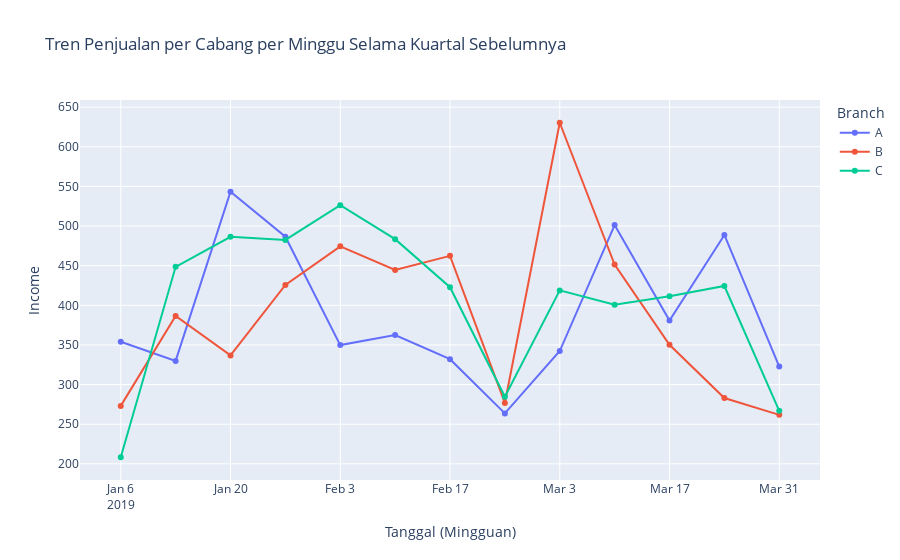

The cell this chart's notebook holds for it:
### Code cell
# Mengelompokkan data penjualan per cabang dan per minggu berdasarkan gross income
sales_trend_per_branch_weekly = data.groupby([pd.Grouper(key='Date', freq='W'), 'Branch'])['gross income'].sum().reset_index()

# Membuat line chart untuk menampilkan tren penjualan per cabang dari waktu ke waktu (mingguan)
fig = px.line(sales_trend_per_branch_weekly, 
              x='Date', 
              y='gross income', 
              color='Branch',  # Garis berdasarkan cabang
              title='Tren Penjualan per Cabang per Minggu Selama Kuartal Sebelumnya',
              labels={'gross income': 'Income', 'Date': 'Tanggal (Mingguan)'},
              markers=True)

# Menampilkan line chart
fig.show()

### Figure 1 — Plotly figure (JSON) as saved in the notebook; plotly's stock layout.template omitted (floating-point values rounded to 4 significant figures)
{"data": [{"hovertemplate": "Branch=A<br>Tanggal (Mingguan)=%{x}<br>Income=%{y}<extra></extra>", "legendgroup": "A", "line": {"color": "#636efa", "dash": "solid"}, "marker": {"symbol": "circle"}, "mode": "lines+markers", "name": "A", "orientation": "v", "showlegend": true, "type": "scatter", "x": ["2019-01-06T00:00:00", "2019-01-13T00:00:00", "2019-01-20T00:00:00", "2019-01-27T00:00:00", "2019-02-03T00:00:00", "2019-02-10T00:00:00", "2019-02-17T00:00:00", "2019-02-24T00:00:00", "2019-03-03T00:00:00", "2019-03-10T00:00:00", "2019-03-17T00:00:00", "2019-03-24T00:00:00", "2019-03-31T00:00:00"], "xaxis": "x", "y": [354.0, 329.8, 543.2, 486.6, 349.8, 362.5, 332.0, 263.7, 342.3, 501.1, 380.7, 488.8, 322.7], "yaxis": "y"}, {"hovertemplate": "Branch=B<br>Tanggal (Mingguan)=%{x}<br>Income=%{y}<extra></extra>", "legendgroup": "B", "line": {"color": "#EF553B", "dash": "solid"}, "marker": {"symbol": "circle"}, "mode": "lines+markers", "name": "B", "orientation": "v", "showlegend": true, "type": "scatter", "x": ["2019-01-06T00:00:00", "2019-01-13T00:00:00", "2019-01-20T00:00:00", "2019-01-27T00:00:00", "2019-02-03T00:00:00", "2019-02-10T00:00:00", "2019-02-17T00:00:00", "2019-02-24T00:00:00", "2019-03-03T00:00:00", "2019-03-10T00:00:00", "2019-03-17T00:00:00", "2019-03-24T00:00:00", "2019-03-31T00:00:00"], "xaxis": "x", "y": [273.1, 386.4, 336.8, 425.6, 474.4, 444.6, 462.4, 276.8, 630.3, 451.4, 350.2, 283.1, 261.8], "yaxis": "y"}, {"hovertemplate": "Branch=C<br>Tanggal (Mingguan)=%{x}<br>Income=%{y}<extra></extra>", "legendgroup": "C", "line": {"color": "#00cc96", "dash": "solid"}, "marker": {"symbol": "circle"}, "mode": "lines+markers", "name": "C", "orientation": "v", "showlegend": true, "type": "scatter", "x": ["2019-01-06T00:00:00", "2019-01-13T00:00:00", "2019-01-20T00:00:00", "2019-01-27T00:00:00", "2019-02-03T00:00:00", "2019-02-10T00:00:00", "2019-02-17T00:00:00", "2019-02-24T00:00:00", "2019-03-03T00:00:00", "2019-03-10T00:00:00", "2019-03-17T00:00:00", "2019-03-24T00:00:00", "2019-03-31T00:00:00"], "xaxis": "x", "y": [208.3, 448.6, 486.3, 482.4, 526.3, 483.4, 422.8, 284.7, 418.8, 400.7, 411.5, 424.4, 266.8], "yaxis": "y"}], "layout": {"legend": {"title": {"text": "Branch"}, "tracegroupgap": 0}, "title": {"text": "Tren Penjualan per Cabang per Minggu Selama Kuartal Sebelumnya"}, "xaxis": {"anchor": "y", "domain": [0, 1], "title": {"text": "Tanggal (Mingguan)"}}, "yaxis": {"anchor": "x", "domain": [0, 1], "title": {"text": "Income"}}}}
